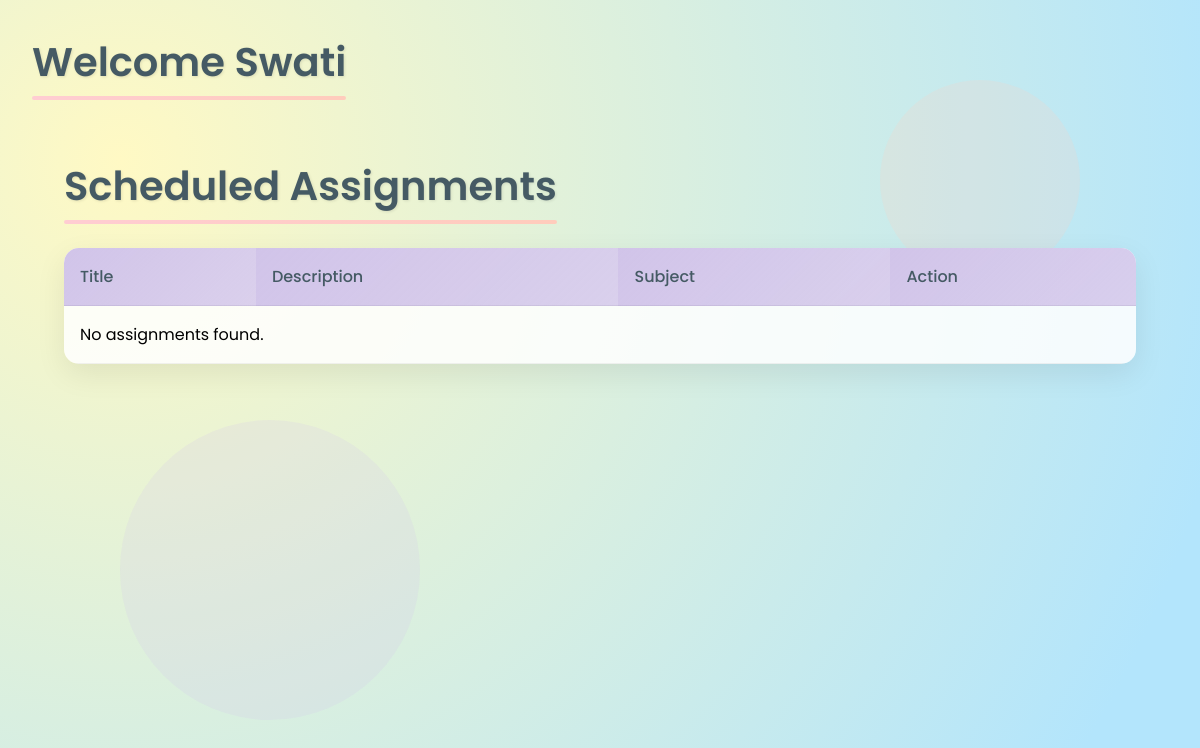
The app's page /tracker/scheduled_assignments/ (signed in), older data.
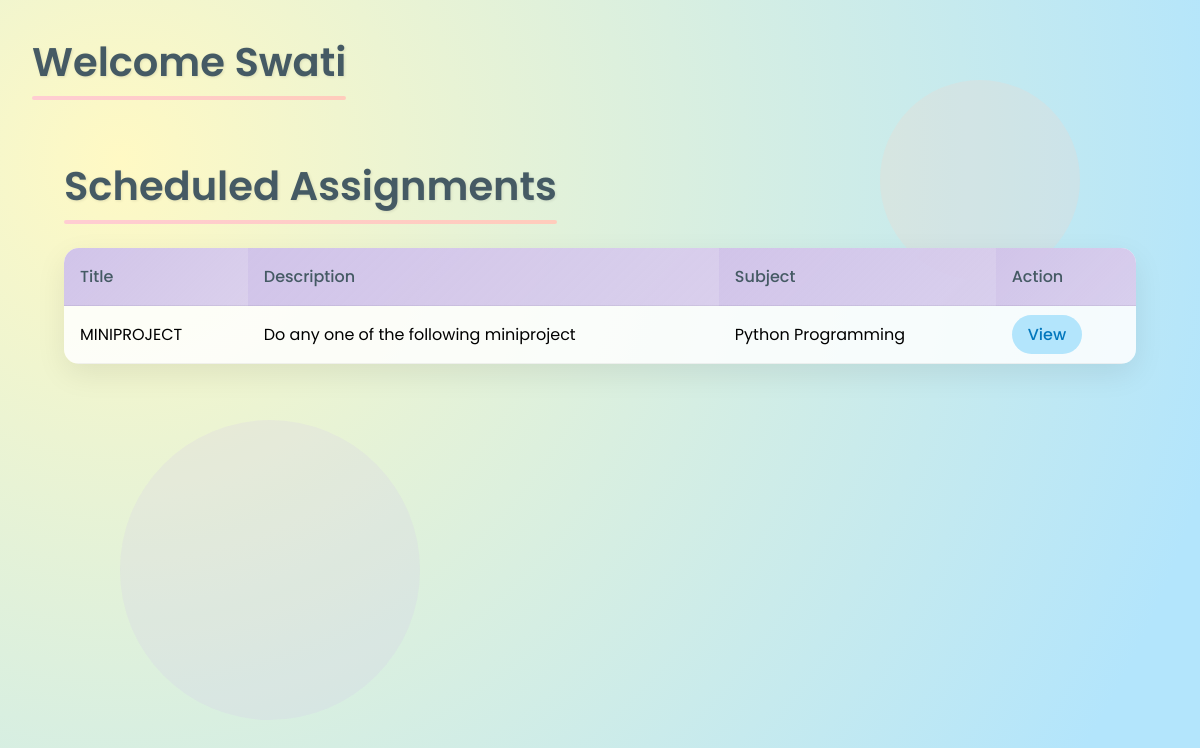
The same page, newer data.
### tracker/models.py (models this page shows, shortened)
class Assignment(models.Model):
    faculty = models.ForeignKey(User, on_delete=models.CASCADE, related_name='assignments')
    faculty_name = models.CharField(max_length=150, default='0')
    title = models.CharField(max_length=200)
    description = models.TextField()
    subject = models.CharField(max_length=100, default='')
    possible_grades = models.IntegerField()
    upload_pdf = models.FileField(upload_to='assignments/')
    deadline = models.DateTimeField()
    created_at = models.DateTimeField(auto_now_add=True)

### tracker/views.py (the view)
# urls.py: path('scheduled_assignments/', views.scheduled_assignments, name='scheduled_assignments'),
@login_required
def scheduled_assignments(request):
    assignments = Assignment.objects.filter(faculty=request.user)
    context = {
        'assignments': assignments,
        'faculty_name': request.user.first_name
    }
    return render(request, 'scheduled_assignments.html', context)

### tracker/templates/scheduled_assignments.html (shortened to what this page needs)
{% extends 'faculty.html' %}
{% block content %}
<div class="assignments-container">
    <h1>Scheduled Assignments</h1>
    <table class="assignments-table">
        <thead>
            <tr>
                <th>Title</th>
                <th>Description</th>
                <th>Subject</th>
                <th>Action</th>
            </tr>
        </thead>
        <tbody>
            {% for assignment in assignments %}
            <tr>
                <td>{{ assignment.title }}</td>
                <td>{{ assignment.description|truncatechars:50 }}</td>
                <td>{{ assignment.subject }}</td>
                <td>
                    <a href="{% url 'faculty_assignment_detail' assignment.id %}" class="btn-view">
                        View
                    </a>
                </td>
            </tr>
            {% empty %}
            <tr>
                <td colspan="4">No assignments found.</td>
            </tr>
            {% endfor %}
        </tbody>
    </table>
</div>
{% endblock %}

Row changes from the older to the newer data that the page shows:
added Assignment: title "MINIPROJECT", description "Do any one of the following miniproject", subject "Python Programming"
Text that changed along with them:
text no longer shown: "No assignments found."
